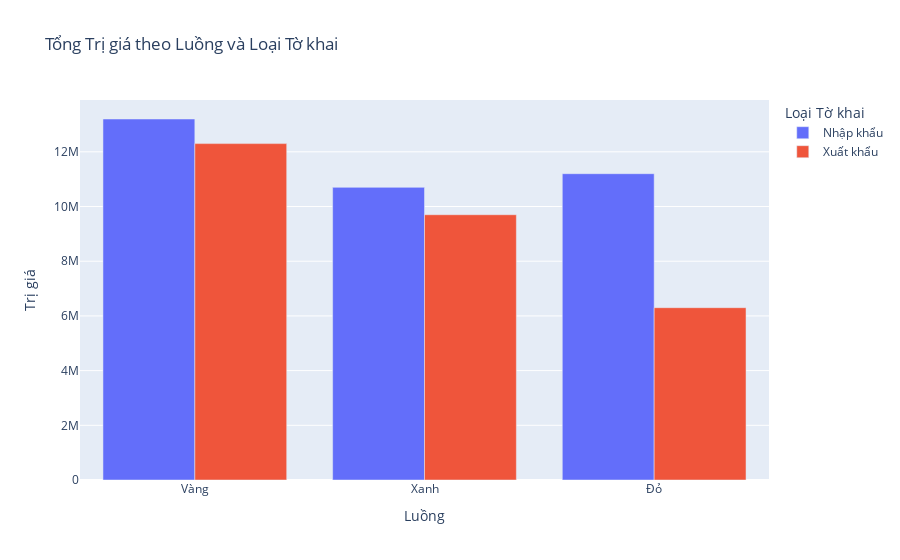

Write notebook code for a chart like this one.
### Markdown cell above
## 3. Biểu đồ Bar nhóm - Tổng Trị giá theo Luồng và Loại Tờ khai

### Code cell
tri_gia_grouped = df.groupby(['loai_to_khai', 'luong'])['tri_gia'].sum().reset_index()
bar_grouped = px.bar(
    tri_gia_grouped,
    x='luong',
    y='tri_gia',
    color='loai_to_khai',
    barmode='group',
    title='Tổng Trị giá theo Luồng và Loại Tờ khai',
    labels={'tri_gia': 'Trị giá', 'luong': 'Luồng', 'loai_to_khai': 'Loại Tờ khai'}
)
bar_grouped.show()

### Figure 1 — Plotly figure (JSON) as saved in the notebook; plotly's stock layout.template omitted (floating-point values rounded to 4 significant figures)
{"data": [{"alignmentgroup": "True", "hovertemplate": "Loại Tờ khai=Nhập khẩu<br>Luồng=%{x}<br>Trị giá=%{y}<extra></extra>", "legendgroup": "Nhập khẩu", "marker": {"color": "#636efa", "pattern": {"shape": ""}}, "name": "Nhập khẩu", "offsetgroup": "Nhập khẩu", "orientation": "v", "showlegend": true, "textposition": "auto", "type": "bar", "x": ["Vàng", "Xanh", "Đỏ"], "xaxis": "x", "y": [13200000, 10700000, 11200000], "yaxis": "y"}, {"alignmentgroup": "True", "hovertemplate": "Loại Tờ khai=Xuất khẩu<br>Luồng=%{x}<br>Trị giá=%{y}<extra></extra>", "legendgroup": "Xuất khẩu", "marker": {"color": "#EF553B", "pattern": {"shape": ""}}, "name": "Xuất khẩu", "offsetgroup": "Xuất khẩu", "orientation": "v", "showlegend": true, "textposition": "auto", "type": "bar", "x": ["Vàng", "Xanh", "Đỏ"], "xaxis": "x", "y": [12300000, 9700000, 6300000], "yaxis": "y"}], "layout": {"barmode": "group", "legend": {"title": {"text": "Loại Tờ khai"}, "tracegroupgap": 0}, "title": {"text": "Tổng Trị giá theo Luồng và Loại Tờ khai"}, "xaxis": {"anchor": "y", "domain": [0, 1], "title": {"text": "Luồng"}}, "yaxis": {"anchor": "x", "domain": [0, 1], "title": {"text": "Trị giá"}}}}
